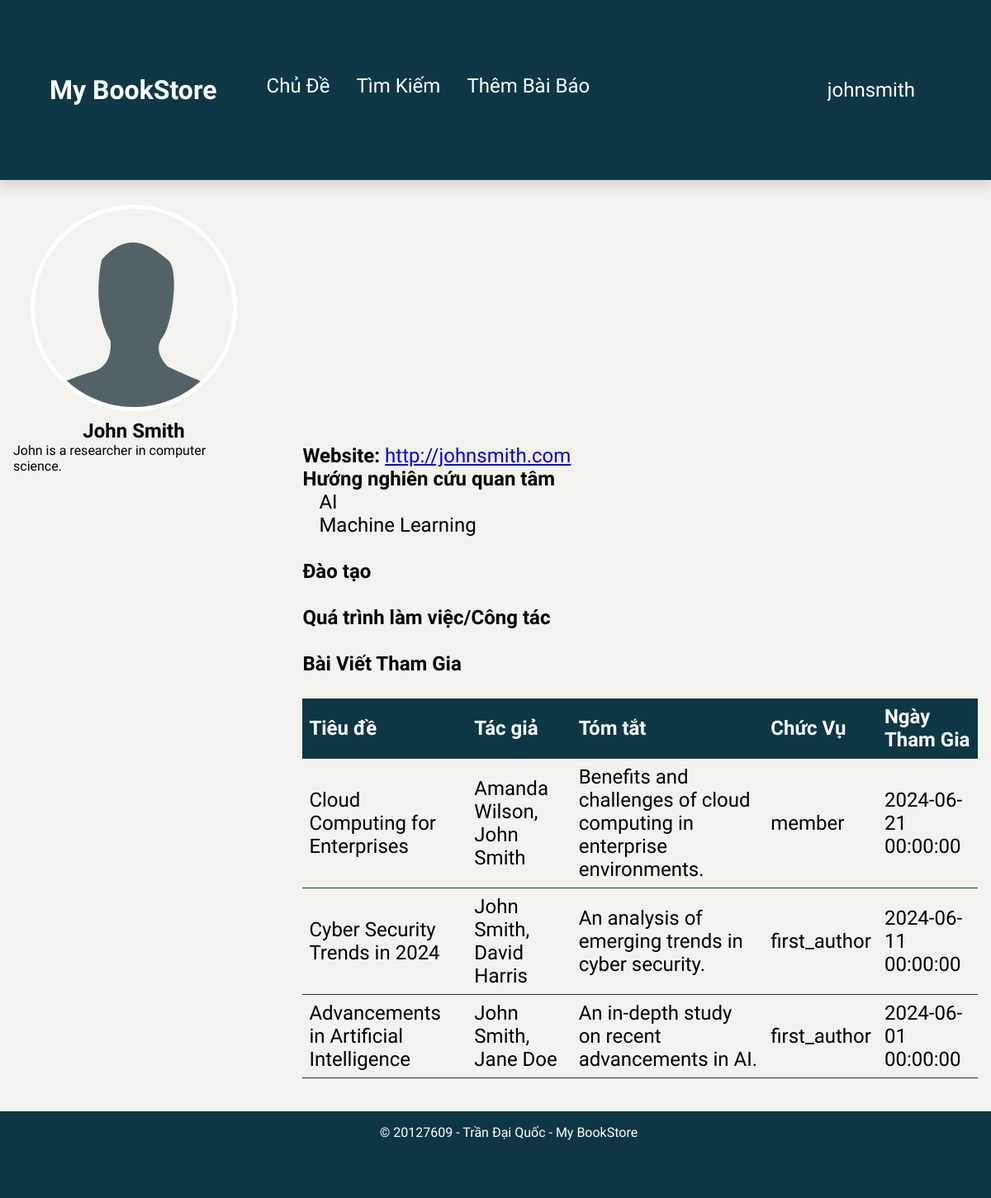
The page /index.php?action=checkOthers&author_id=1 (signed in) on the database its author committed.
### tables this page shows
CREATE TABLE AUTHORS (
    user_id INT PRIMARY KEY,
    full_name VARCHAR(255) NOT NULL,
    website VARCHAR(255),
    profile_json_text VARCHAR(4000),
    image_path VARCHAR(255),
    FOREIGN KEY (user_id) REFERENCES USERS(user_id)
);

CREATE TABLE PARTICIPATION (
    author_id INT NOT NULL,
    paper_id INT NOT NULL,
    role VARCHAR(30) NOT NULL,
    date_added DATETIME NOT NULL,
    status VARCHAR(10) NOT NULL,
    PRIMARY KEY (author_id, paper_id)
);

CREATE TABLE PAPERS (
    paper_id INT AUTO_INCREMENT PRIMARY KEY,
    title VARCHAR(255) NOT NULL,
    author_string_list VARCHAR(255) NOT NULL,
    abstract VARCHAR(1000) NOT NULL,
    conference_id INT NOT NULL,
    topic_id INT NOT NULL,
    user_id INT NOT NULL
);

### controllers/Controller.php (called while the page is built, shortened)
<?php
class Controller
{
    public function loadView($view, $data = []) {
        include('views/layout.php');
    }
}
?>

### models/Authors.php (called while the page is built, shortened)
<?php
class Authors {
    public static function getAuthorByUserId($user_id) {
        $user_id = (int)$user_id;
        $db = getDB();
        $stmt = $db->prepare("SELECT * FROM AUTHORS WHERE user_id = ?");
        $stmt->bind_param('i',$user_id);
        $stmt->execute();
        $result = $stmt->get_result();
        return $result->fetch_assoc();
    }
}
?>

### models/Papers.php (called while the page is built, shortened)
<?php
class Papers {
            ?>
            <?php
    public static function find($id) {
        $db = getDB();
        $sql = "SELECT DISTINCT p.*, pa.role, pa.date_added, pa.status " .
        "FROM PAPERS p ".
        "INNER JOIN PARTICIPATION pa ON p.paper_id = pa.paper_id ".
        "WHERE pa.author_id = ? ".
        "ORDER BY pa.date_added DESC";
        $stmt = $db->prepare($sql);
        $stmt->bind_param('i', $id);
        $stmt->execute();
        $result = $stmt->get_result();
        $papers = [];
        while ($row = $result->fetch_assoc()) {
            $papers[] = $row;
        }
        return $papers;
    }
}
?>

### views/check_profile_others.php (the view, shortened to what this page needs)
<link rel="stylesheet" href="public/css/author_profile.css">
<?php if (isset($author) && isset($profile)): ?>
    <div class="author-profile">
        <div class="leftpanel">
            <?php if($author['image_path'] != ""): ?>
                <img class= "profilepic" src="<?php echo "./public" . htmlspecialchars($author['image_path']); ?>" alt="Author Image" />
            <?php else:?>
                <img class= "profilepic" src="./public/images/profile-icon-empty.png" alt="Author Image" />
            <?php endif; ?>
            <h2><?php echo htmlspecialchars($author['full_name']); ?></h2>
            <?php if (!empty($profile['bio'])):
                $bio = htmlspecialchars($profile['bio']);?>
            <?php else:
                $bio = "Đây là người dùng mới!"?>
            <?php endif; ?>
            <p style="margin-bottom: 10vh;"><?php echo $bio; ?></p>
        </div>
        <div class="rightpanel">
            <p><b>Website: </b><a href="<?php echo htmlspecialchars($author['website']); ?>"><?php echo htmlspecialchars($author['website']); ?></a></p>
            <div class="profile-section">
                <ul>
                    <p><b>Hướng nghiên cứu quan tâm</b></p>
                    <?php if (!empty($profile['interests'])): ?>
                        <?php foreach ($profile['interests'] as $interest): ?>
                            <li><?php echo htmlspecialchars($interest); ?></li>
                        <?php endforeach; ?>
                    <?php endif; ?>
                    <br>
                    <p><b>Đào tạo</b></p>
                    <br>
                    <p><b>Quá trình làm việc/Công tác</b></p>
                    <br>
                </ul>
                <p><b>Bài Viết Tham Gia</b></p>
                <br>
                <table>
                    <thead>
                        <tr>
                            <th>Tiêu đề</th>
                            <th>Tác giả</th>
                            <th>Tóm tắt</th>
                            <th>Chức Vụ</th>
                            <th>Ngày Tham Gia</th>
                        </tr>
                    </thead>
                    <tbody>
                        <?php foreach ($papers as $paper): ?>
                            <tr>
                                <td><?php echo htmlspecialchars($paper['title']); ?></td>
                                <td><?php echo htmlspecialchars($paper['author_string_list']); ?></td>
                                <td><?php echo htmlspecialchars($paper['abstract']); ?></td>
                                <td><?php echo htmlspecialchars($paper['role']); ?></td>
                                <td><?php echo htmlspecialchars($paper['date_added']); ?></td>
                            </tr>
                        <?php endforeach; ?>
                    </tbody>
                </table>
            </div>
        </div>
    </div>
<?php else: ?>
    <p>Không tìm thấy thông tin tác giả.</p>
<?php endif; ?>

### public/css/layout.css (style rules this page uses)
* { margin: 0; padding: 0; }
body { margin: 0; padding: 0; background-color: #f4f2ec; font-family: "Beiruti", sans-serif; }
h1, h2, h3, h4, h5, h6 { font-family: "Beiruti", sans-serif; }
p, li, a, button, input, textarea { font-family: "Beiruti", sans-serif; }

### public/css/author_profile.css (style rules this page uses)
.author-profile { width: 100%; overflow: hidden; }
.leftpanel { width: 25%; float: left; display: flex; flex-direction: column; align-items: center; }
.profilepic { width: 20vw; height: 20vw; border-radius: 50%; border: 5px solid white; object-fit: cover; }
.leftpanel h2 { margin-top: 10px; }
.rightpanel { font-size:150%; margin-top:20vh; width: 70%; float: right; display: flex; flex-direction: column; align-items: left; }
ul { list-style: none; }
li { margin-left: 20px; }
table { border-collapse: collapse; padding:0 10px 0 10px; }
thead { background-color: #0e3746; color: white; }
tr { cursor: pointer; }
th, td { text-align: left; padding: 8px; border-bottom: 0.5px solid #0e3746; }

### rows shown on the page
authors: image_path (picture), full_name "John Smith", website "http://johnsmith.com"
participation: paper.title "Cloud Computing for Enterprises", paper.author_string_list "Amanda Wilson, John Smith", paper.abstract "Benefits and challenges of cloud computing in enterprise environments.", role "member", date_added "2024-06-21 00:00:00"
participation: paper.title "Cyber Security Trends in 2024", paper.author_string_list "John Smith, David Harris", paper.abstract "An analysis of emerging trends in cyber security.", role "first_author", date_added "2024-06-11 00:00:00"
participation: paper.title "Advancements in Artificial Intelligence", paper.author_string_list "John Smith, Jane Doe", paper.abstract "An in-depth study on recent advancements in AI.", role "first_author", date_added "2024-06-01 00:00:00"

### other values the page prints
$bio "John is a researcher in computer science."
$interest "AI"
$interest "Machine Learning"
